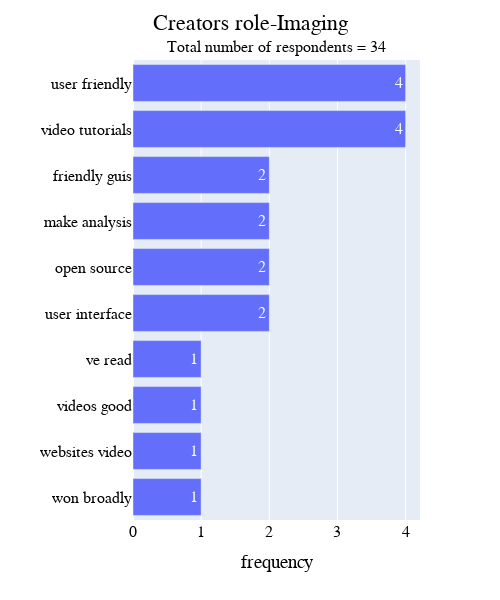

Notebook source saved alongside this figure:
### Code cell
wordcount_barchart(creator_imaging_ngrams, title='Creators role-Imaging', total=creator_imaging["Creators role-Imaging"])

### Figure 1 — Plotly figure (JSON) as saved in the notebook; plotly's stock layout.template omitted (floating-point values rounded to 4 significant figures)
{"data": [{"alignmentgroup": "True", "hovertemplate": "frequency=%{x}<br>=%{y}<extra></extra>", "legendgroup": "", "marker": {"color": "#636efa", "pattern": {"shape": ""}}, "name": "", "offsetgroup": "", "orientation": "h", "showlegend": false, "textposition": "auto", "texttemplate": "%{x}", "type": "bar", "x": [4, 4, 2, 2, 2, 2, 1, 1, 1, 1], "xaxis": "x", "y": ["video tutorials", "user friendly", "user interface", "open source", "make analysis", "friendly guis", "won broadly", "websites video", "videos good", "ve read"], "yaxis": "y"}], "layout": {"annotations": [{"showarrow": false, "text": "Total number of respondents = 34", "x": 0.5, "xref": "paper", "y": 1.05, "yref": "paper"}], "barmode": "relative", "font": {"color": "Black", "family": "Helvetica", "size": 16}, "height": 600, "legend": {"font": {"color": "Black", "size": 16}, "title": {"font": {"family": "Helvetica"}}, "tracegroupgap": 0}, "margin": {"t": 60}, "title": {"text": "Creators role-Imaging", "x": 0.5}, "width": 500, "xaxis": {"anchor": "y", "domain": [0, 1], "title": {"text": "frequency"}}, "yaxis": {"anchor": "x", "categoryorder": "total ascending", "domain": [0, 1], "title": {"text": ""}}}}
